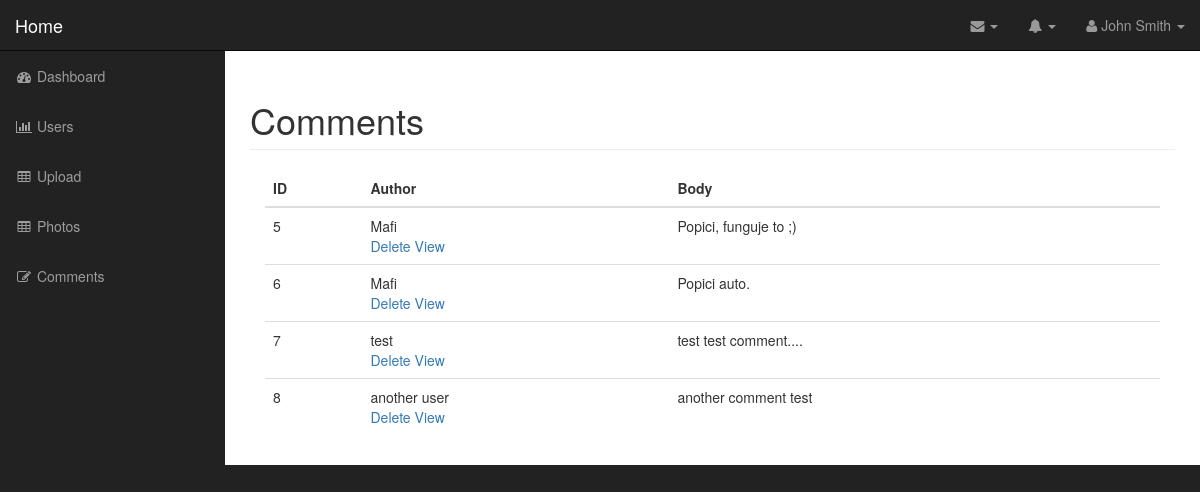
/admin/comments.php (signed in), run on the app's committed database.
### tables this page shows
CREATE TABLE IF NOT EXISTS `comments` (
  `id` int(11) NOT NULL AUTO_INCREMENT,
  `photo_id` int(11) NOT NULL,
  `author` varchar(255) NOT NULL,
  `body` text NOT NULL,
  PRIMARY KEY (`id`),
  KEY `photo_id` (`photo_id`)
);

### admin/includes/database.php (called while the page is built, shortened)
<?php
class Database {
	public $connection;
	public function open_db_connect()
	{
		$this->connection = new mysqli(DB_HOST, DB_USER, DB_PASSWORD, DB_NAME);
	}
	public function db_query($sqlstring)
	{
		$result = $this->connection->query($sqlstring);
		return $result;
	}
}
$database = new Database();
?>

### admin/includes/db_object.php (called while the page is built, shortened)
<?php
class Db_object {
	protected static $db_table = "users";
	public static function find_all()
	{
		return static::find_by_query("SELECT * FROM " . static::$db_table ." ");
	}
	public static function find_by_query($sqlstring)
	{
		global $database;
		$result_set = $database->db_query($sqlstring);
		$the_object_array = array();
		while ($row = mysqli_fetch_array($result_set)) {
			$the_object_array[] = static::instantiation($row);
		}
		return $the_object_array;
	}
	public static function instantiation($found_user)
	{
		$user_object = new $calling_class;
		foreach ($found_user as $attribute => $value) {
			if ($user_object->has_attribute($attribute)) {
				$user_object->$attribute = $value;
			}
		}
		return $user_object;
	}
		private function has_attribute($attribute)
	{
		$object_properties = get_object_vars($this);
		return array_key_exists($attribute, $object_properties);
	}
}
?>

### admin/comments.php (the view, shortened to what this page needs)
<?php include("includes/header.php"); ?>
<?php
$comments = Comment::find_all();
?>
        <nav class="navbar navbar-inverse navbar-fixed-top" role="navigation">
        <?php include("includes/top_nav.php"); ?>
            <?php include("includes/side_nav.php"); ?>
        </nav>
        <div id="page-wrapper">
        <div class="container-fluid">
                <div class="row">
                    <div class="col-lg-12">
                        <h1 class="page-header">
                            Comments
                        </h1>
                        <div class="col-md-12">
                            <table class="table table-hover">
                                <thead>
                                    <tr>
                                        <th>ID</th>
                                        <th>Author</th>
                                        <th>Body</th>
                                    </tr>
                                </thead>
                                <tbody>
                                <?php foreach ($comments as $comment) : ?>
                                    <tr>
                                        <td><?php echo $comment->id; ?></td>
                                        <td><?php echo $comment->author; ?>
                                    <div class="action_links">
                                            <a href="delete_comment.php?id=<?php echo $comment->id;?>">Delete</a>
                                            <a href="#">View</a>
                                    </div>
                                    </td>
                                        <td><?php echo $comment->body; ?></td>
                                    </tr>
                                <?php endforeach; ?>
                                </tbody>
                            </table>
                        </div>
                    </div>
                </div>
            </div>
        </div>
  <?php include("includes/footer.php"); ?>

### admin/css/sb-admin.css (style rules this page uses)
body { margin-top: 100px; background-color: #222; }
@media (min-width:768px) { body { margin-top: 50px; } }
#page-wrapper { width: 100%; padding: 0; background-color: #fff; }
@media (min-width:768px) { #page-wrapper { padding: 10px; } }

### data on the page
comments: id "5", author "Mafi", body "Popici, funguje to ;)"
comments: id "6", author "Mafi", body "Popici auto."
comments: id "7", author "test", body "test test comment...."
comments: id "8", author "another user", body "another comment test"
